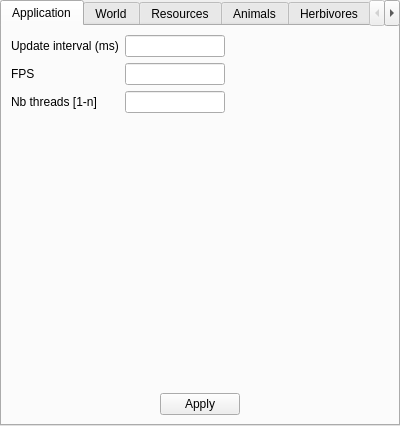
<?xml version="1.0" encoding="UTF-8"?>
<ui version="4.0">
 <class>ParametersWidget</class>
 <widget class="QTabWidget" name="ParametersWidget">
  <property name="geometry">
   <rect>
    <x>0</x>
    <y>0</y>
    <width>400</width>
    <height>426</height>
   </rect>
  </property>
  <property name="windowTitle">
   <string>Parameters</string>
  </property>
  <property name="currentIndex">
   <number>0</number>
  </property>
  <widget class="QWidget" name="tab">
   <attribute name="title">
    <string>Application</string>
   </attribute>
   <layout class="QVBoxLayout" name="verticalLayout">
    <item>
     <layout class="QFormLayout" name="formLayout">
      <item row="1" column="0">
       <widget class="QLabel" name="label_7">
        <property name="text">
         <string>Update interval (ms)</string>
        </property>
       </widget>
      </item>
      <item row="1" column="1">
       <widget class="QLineEdit" name="updateInterval">
        <property name="maximumSize">
         <size>
          <width>100</width>
          <height>16777215</height>
         </size>
        </property>
        <property name="text">
         <string/>
        </property>
       </widget>
      </item>
      <item row="2" column="0">
       <widget class="QLabel" name="label_14b">
        <property name="text">
         <string>FPS</string>
        </property>
       </widget>
      </item>
      <item row="2" column="1">
       <widget class="QLineEdit" name="FPS">
        <property name="maximumSize">
         <size>
          <width>100</width>
          <height>16777215</height>
         </size>
        </property>
        <property name="text">
         <string/>
        </property>
       </widget>
      </item>
      <item row="3" column="0">
       <widget class="QLabel" name="label_14">
        <property name="text">
         <string>Nb threads [1-n]</string>
        </property>
       </widget>
      </item>
      <item row="3" column="1">
       <widget class="QLineEdit" name="nbThreads">
        <property name="maximumSize">
         <size>
          <width>100</width>
          <height>16777215</height>
         </size>
        </property>
        <property name="text">
         <string/>
        </property>
       </widget>
      </item>
     </layout>
    </item>
    <item>
     <layout class="QHBoxLayout" name="horizontalLayout">
      <property name="topMargin">
       <number>0</number>
      </property>
      <item>
       <spacer name="horizontalSpacer">
        <property name="orientation">
         <enum>Qt::Horizontal</enum>
        </property>
        <property name="sizeHint" stdset="0">
         <size>
          <width>40</width>
          <height>20</height>
         </size>
        </property>
       </spacer>
      </item>
      <item>
       <widget class="QPushButton" name="buttonUI">
        <property name="text">
         <string>Apply</string>
        </property>
       </widget>
      </item>
      <item>
       <spacer name="horizontalSpacer_2">
        <property name="orientation">
         <enum>Qt::Horizontal</enum>
        </property>
        <property name="sizeHint" stdset="0">
         <size>
          <width>40</width>
          <height>20</height>
         </size>
        </property>
       </spacer>
      </item>
     </layout>
    </item>
   </layout>
  </widget>
  <widget class="QWidget" name="tab_1">
   <attribute name="title">
    <string>World</string>
   </attribute>
   <layout class="QVBoxLayout" name="verticalLayout_2">
    <item>
     <widget class="QGroupBox" name="groupBox_4">
      <property name="title">
       <string>Size</string>
      </property>
      <layout class="QFormLayout" name="formLayout_3">
       <item row="0" column="0">
        <widget class="QLabel" name="label_2">
         <property name="minimumSize">
          <size>
           <width>100</width>
           <height>0</height>
          </size>
         </property>
         <property name="text">
          <string>Width</string>
         </property>
        </widget>
       </item>
       <item row="0" column="1">
        <widget class="QLineEdit" name="worldWidth">
         <property name="maximumSize">
          <size>
           <width>100</width>
           <height>16777215</height>
          </size>
         </property>
         <property name="text">
          <string/>
         </property>
        </widget>
       </item>
       <item row="1" column="0">
        <widget class="QLabel" name="label_4">
         <property name="minimumSize">
          <size>
           <width>100</width>
           <height>0</height>
          </size>
         </property>
         <property name="text">
          <string>Height</string>
         </property>
        </widget>
       </item>
       <item row="1" column="1">
        <widget class="QLineEdit" name="worldHeight">
         <property name="maximumSize">
          <size>
           <width>100</width>
           <height>16777215</height>
          </size>
         </property>
         <property name="text">
          <string/>
         </property>
        </widget>
       </item>
      </layout>
     </widget>
    </item>
    <item>
     <widget class="QGroupBox" name="groupBox_5">
      <property name="title">
       <string>Livings</string>
      </property>
      <layout class="QFormLayout" name="formLayout_7">
       <item row="0" column="0">
        <widget class="QLabel" name="label_3">
         <property name="text">
          <string>Min number of herbivores</string>
         </property>
        </widget>
       </item>
       <item row="0" column="1">
        <widget class="QLineEdit" name="minNumberHerbivores">
         <property name="maximumSize">
          <size>
           <width>100</width>
           <height>100</height>
          </size>
         </property>
         <property name="text">
          <string/>
         </property>
        </widget>
       </item>
       <item row="1" column="0">
        <widget class="QLabel" name="label_5">
         <property name="text">
          <string>Min number of carnivores</string>
         </property>
        </widget>
       </item>
       <item row="1" column="1">
        <widget class="QLineEdit" name="minNumberCarnivores">
         <property name="maximumSize">
          <size>
           <width>100</width>
           <height>16777215</height>
          </size>
         </property>
         <property name="text">
          <string/>
         </property>
        </widget>
       </item>
      </layout>
     </widget>
    </item>
    <item>
     <spacer name="verticalSpacer">
      <property name="orientation">
       <enum>Qt::Vertical</enum>
      </property>
      <property name="sizeHint" stdset="0">
       <size>
        <width>20</width>
        <height>40</height>
       </size>
      </property>
     </spacer>
    </item>
    <item>
     <layout class="QHBoxLayout" name="horizontalLayout_2">
      <item>
       <spacer name="horizontalSpacer_3">
        <property name="orientation">
         <enum>Qt::Horizontal</enum>
        </property>
        <property name="sizeHint" stdset="0">
         <size>
          <width>40</width>
          <height>20</height>
         </size>
        </property>
       </spacer>
      </item>
      <item>
       <widget class="QPushButton" name="buttonWorld">
        <property name="text">
         <string>Apply</string>
        </property>
       </widget>
      </item>
      <item>
       <spacer name="horizontalSpacer_4">
        <property name="orientation">
         <enum>Qt::Horizontal</enum>
        </property>
        <property name="sizeHint" stdset="0">
         <size>
          <width>40</width>
          <height>20</height>
         </size>
        </property>
       </spacer>
      </item>
     </layout>
    </item>
   </layout>
  </widget>
  <widget class="QWidget" name="tab_2">
   <attribute name="title">
    <string>Resources</string>
   </attribute>
   <layout class="QVBoxLayout" name="verticalLayout_3">
    <item>
     <widget class="QGroupBox" name="groupBox">
      <property name="title">
       <string>Vegetal</string>
      </property>
      <layout class="QFormLayout" name="formLayout_4">
       <item row="0" column="0">
        <widget class="QLabel" name="label_25">
         <property name="minimumSize">
          <size>
           <width>150</width>
           <height>0</height>
          </size>
         </property>
         <property name="text">
          <string>Vegetal evolution</string>
         </property>
        </widget>
       </item>
       <item row="0" column="1">
        <widget class="QLineEdit" name="vegetalEvolution">
         <property name="maximumSize">
          <size>
           <width>100</width>
           <height>16777215</height>
          </size>
         </property>
         <property name="text">
          <string/>
         </property>
        </widget>
       </item>
       <item row="1" column="0">
        <widget class="QLabel" name="label_9">
         <property name="minimumSize">
          <size>
           <width>150</width>
           <height>0</height>
          </size>
         </property>
         <property name="text">
          <string>Vegetal max quantity</string>
         </property>
        </widget>
       </item>
       <item row="1" column="1">
        <widget class="QLineEdit" name="vegetalMaxQuantity">
         <property name="maximumSize">
          <size>
           <width>100</width>
           <height>16777215</height>
          </size>
         </property>
         <property name="text">
          <string/>
         </property>
        </widget>
       </item>
      </layout>
     </widget>
    </item>
    <item>
     <widget class="QGroupBox" name="groupBox_2">
      <property name="title">
       <string>Water</string>
      </property>
      <layout class="QFormLayout" name="formLayout_5">
       <item row="0" column="0">
        <widget class="QLabel" name="label_11">
         <property name="minimumSize">
          <size>
           <width>150</width>
           <height>0</height>
          </size>
         </property>
         <property name="text">
          <string>Water max quantity</string>
         </property>
        </widget>
       </item>
       <item row="0" column="1">
        <widget class="QLineEdit" name="waterMaxQantity">
         <property name="maximumSize">
          <size>
           <width>100</width>
           <height>16777215</height>
          </size>
         </property>
         <property name="text">
          <string/>
         </property>
        </widget>
       </item>
       <item row="1" column="0">
        <widget class="QLabel" name="label_13">
         <property name="minimumSize">
          <size>
           <width>150</width>
           <height>0</height>
          </size>
         </property>
         <property name="text">
          <string>Water evolution</string>
         </property>
        </widget>
       </item>
       <item row="1" column="1">
        <widget class="QLineEdit" name="waterEvolution">
         <property name="maximumSize">
          <size>
           <width>100</width>
           <height>16777215</height>
          </size>
         </property>
         <property name="text">
          <string/>
         </property>
        </widget>
       </item>
      </layout>
     </widget>
    </item>
    <item>
     <widget class="QGroupBox" name="groupBox_3">
      <property name="title">
       <string>Meat</string>
      </property>
      <layout class="QFormLayout" name="formLayout_6">
       <item row="0" column="0">
        <widget class="QLabel" name="label_28">
         <property name="minimumSize">
          <size>
           <width>150</width>
           <height>0</height>
          </size>
         </property>
         <property name="text">
          <string>Meat evolution</string>
         </property>
        </widget>
       </item>
       <item row="0" column="1">
        <widget class="QLineEdit" name="meatEvolution">
         <property name="maximumSize">
          <size>
           <width>100</width>
           <height>16777215</height>
          </size>
         </property>
         <property name="text">
          <string/>
         </property>
        </widget>
       </item>
      </layout>
     </widget>
    </item>
    <item>
     <layout class="QHBoxLayout" name="horizontalLayout_3">
      <item>
       <spacer name="horizontalSpacer_5">
        <property name="orientation">
         <enum>Qt::Horizontal</enum>
        </property>
        <property name="sizeHint" stdset="0">
         <size>
          <width>40</width>
          <height>20</height>
         </size>
        </property>
       </spacer>
      </item>
      <item>
       <widget class="QPushButton" name="buttonResources">
        <property name="text">
         <string>Apply</string>
        </property>
       </widget>
      </item>
      <item>
       <spacer name="horizontalSpacer_6">
        <property name="orientation">
         <enum>Qt::Horizontal</enum>
        </property>
        <property name="sizeHint" stdset="0">
         <size>
          <width>40</width>
          <height>20</height>
         </size>
        </property>
       </spacer>
      </item>
     </layout>
    </item>
   </layout>
  </widget>
  <widget class="QWidget" name="tab_3">
   <attribute name="title">
    <string>Animals</string>
   </attribute>
   <layout class="QVBoxLayout" name="verticalLayout_4">
    <item>
     <widget class="QScrollArea" name="scrollArea">
      <property name="widgetResizable">
       <bool>true</bool>
      </property>
      <widget class="QWidget" name="scrollAreaWidgetContents">
       <property name="geometry">
        <rect>
         <x>0</x>
         <y>0</y>
         <width>363</width>
         <height>576</height>
        </rect>
       </property>
       <layout class="QVBoxLayout" name="verticalLayout_5">
        <item>
         <widget class="QGroupBox" name="groupBox_6">
          <property name="title">
           <string>General</string>
          </property>
          <layout class="QFormLayout" name="formLayout_2">
           <item row="0" column="0">
            <widget class="QLabel" name="label_29">
             <property name="text">
              <string>Attack angle</string>
             </property>
            </widget>
           </item>
           <item row="0" column="1">
            <widget class="QLineEdit" name="attackAngle">
             <property name="maximumSize">
              <size>
               <width>100</width>
               <height>16777215</height>
              </size>
             </property>
             <property name="text">
              <string/>
             </property>
            </widget>
           </item>
           <item row="1" column="0">
            <widget class="QLabel" name="label_16">
             <property name="text">
              <string>Initial radius</string>
             </property>
            </widget>
           </item>
           <item row="1" column="1">
            <widget class="QLineEdit" name="initialRadius">
             <property name="maximumSize">
              <size>
               <width>100</width>
               <height>16777215</height>
              </size>
             </property>
             <property name="text">
              <string/>
             </property>
            </widget>
           </item>
           <item row="2" column="0">
            <widget class="QLabel" name="label_12">
             <property name="text">
              <string>Max speed</string>
             </property>
            </widget>
           </item>
           <item row="2" column="1">
            <widget class="QLineEdit" name="animalMaxSpeed">
             <property name="maximumSize">
              <size>
               <width>100</width>
               <height>16777215</height>
              </size>
             </property>
             <property name="text">
              <string/>
             </property>
            </widget>
           </item>
           <item row="3" column="0">
            <widget class="QLabel" name="label_18">
             <property name="text">
              <string>Max health</string>
             </property>
            </widget>
           </item>
           <item row="3" column="1">
            <widget class="QLineEdit" name="maxHealth">
             <property name="maximumSize">
              <size>
               <width>100</width>
               <height>16777215</height>
              </size>
             </property>
             <property name="text">
              <string/>
             </property>
            </widget>
           </item>
           <item row="4" column="0">
            <widget class="QLabel" name="label_24">
             <property name="text">
              <string>Max fear</string>
             </property>
            </widget>
           </item>
           <item row="4" column="1">
            <widget class="QLineEdit" name="maxFear">
             <property name="maximumSize">
              <size>
               <width>100</width>
               <height>16777215</height>
              </size>
             </property>
             <property name="text">
              <string/>
             </property>
            </widget>
           </item>
          </layout>
         </widget>
        </item>
        <item>
         <widget class="QGroupBox" name="groupBox_7">
          <property name="title">
           <string>Food</string>
          </property>
          <layout class="QFormLayout" name="formLayout_9">
           <item row="0" column="0">
            <widget class="QLabel" name="label_22">
             <property name="text">
              <string>Max hunger</string>
             </property>
            </widget>
           </item>
           <item row="0" column="1">
            <widget class="QLineEdit" name="maxHunger">
             <property name="maximumSize">
              <size>
               <width>100</width>
               <height>16777215</height>
              </size>
             </property>
             <property name="text">
              <string/>
             </property>
            </widget>
           </item>
           <item row="1" column="0">
            <widget class="QLabel" name="label_23">
             <property name="text">
              <string>Max thirst</string>
             </property>
            </widget>
           </item>
           <item row="1" column="1">
            <widget class="QLineEdit" name="maxThirst">
             <property name="maximumSize">
              <size>
               <width>100</width>
               <height>16777215</height>
              </size>
             </property>
             <property name="text">
              <string/>
             </property>
            </widget>
           </item>
           <item row="2" column="0">
            <widget class="QLabel" name="label_21">
             <property name="text">
              <string>Max speed to eat/drink</string>
             </property>
            </widget>
           </item>
           <item row="2" column="1">
            <widget class="QLineEdit" name="maxSpeedEating">
             <property name="maximumSize">
              <size>
               <width>100</width>
               <height>16777215</height>
              </size>
             </property>
             <property name="text">
              <string/>
             </property>
            </widget>
           </item>
          </layout>
         </widget>
        </item>
        <item>
         <widget class="QGroupBox" name="groupBox_8">
          <property name="title">
           <string>Mating</string>
          </property>
          <layout class="QFormLayout" name="formLayout_10">
           <item row="1" column="0">
            <widget class="QLabel" name="label_26">
             <property name="text">
              <string>Max children per animal</string>
             </property>
            </widget>
           </item>
           <item row="1" column="1">
            <widget class="QLineEdit" name="maxChildren">
             <property name="maximumSize">
              <size>
               <width>100</width>
               <height>16777215</height>
              </size>
             </property>
             <property name="text">
              <string/>
             </property>
            </widget>
           </item>
           <item row="0" column="0">
            <widget class="QLabel" name="label_15">
             <property name="text">
              <string>Max mating</string>
             </property>
            </widget>
           </item>
           <item row="0" column="1">
            <widget class="QLineEdit" name="maxMating">
             <property name="maximumSize">
              <size>
               <width>100</width>
               <height>16777215</height>
              </size>
             </property>
             <property name="text">
              <string/>
             </property>
            </widget>
           </item>
          </layout>
         </widget>
        </item>
        <item>
         <widget class="QGroupBox" name="groupBox_9">
          <property name="title">
           <string>Energy</string>
          </property>
          <layout class="QFormLayout" name="formLayout_11">
           <item row="0" column="0">
            <widget class="QLabel" name="label_19">
             <property name="text">
              <string>Default energy</string>
             </property>
            </widget>
           </item>
           <item row="0" column="1">
            <widget class="QLineEdit" name="defaultEnergy">
             <property name="maximumSize">
              <size>
               <width>100</width>
               <height>16777215</height>
              </size>
             </property>
             <property name="text">
              <string/>
             </property>
            </widget>
           </item>
           <item row="1" column="0">
            <widget class="QLabel" name="label_6">
             <property name="text">
              <string>Energy recuperation</string>
             </property>
            </widget>
           </item>
           <item row="1" column="1">
            <widget class="QLineEdit" name="energyRecup">
             <property name="maximumSize">
              <size>
               <width>100</width>
               <height>16777215</height>
              </size>
             </property>
             <property name="text">
              <string/>
             </property>
            </widget>
           </item>
          </layout>
         </widget>
        </item>
       </layout>
      </widget>
     </widget>
    </item>
    <item>
     <layout class="QHBoxLayout" name="horizontalLayout_4">
      <property name="topMargin">
       <number>0</number>
      </property>
      <item>
       <spacer name="horizontalSpacer_7">
        <property name="orientation">
         <enum>Qt::Horizontal</enum>
        </property>
        <property name="sizeHint" stdset="0">
         <size>
          <width>40</width>
          <height>20</height>
         </size>
        </property>
       </spacer>
      </item>
      <item>
       <widget class="QPushButton" name="buttonAnimals">
        <property name="text">
         <string>Apply</string>
        </property>
       </widget>
      </item>
      <item>
       <spacer name="horizontalSpacer_8">
        <property name="orientation">
         <enum>Qt::Horizontal</enum>
        </property>
        <property name="sizeHint" stdset="0">
         <size>
          <width>40</width>
          <height>20</height>
         </size>
        </property>
       </spacer>
      </item>
     </layout>
    </item>
   </layout>
  </widget>
  <widget class="QWidget" name="tab_4">
   <attribute name="title">
    <string>Herbivores</string>
   </attribute>
   <layout class="QVBoxLayout" name="verticalLayout_6">
    <item>
     <layout class="QFormLayout" name="formLayout_8">
      <item row="0" column="0">
       <widget class="QLabel" name="label_38">
        <property name="text">
         <string>Fatness evolution</string>
        </property>
       </widget>
      </item>
      <item row="0" column="1">
       <widget class="QLineEdit" name="herbivoreFatnessEvolution">
        <property name="maximumSize">
         <size>
          <width>100</width>
          <height>16777215</height>
         </size>
        </property>
        <property name="text">
         <string/>
        </property>
       </widget>
      </item>
      <item row="1" column="0">
       <widget class="QLabel" name="label_30">
        <property name="text">
         <string>Attack</string>
        </property>
       </widget>
      </item>
      <item row="1" column="1">
       <widget class="QLineEdit" name="herbivoreAttack">
        <property name="maximumSize">
         <size>
          <width>100</width>
          <height>16777215</height>
         </size>
        </property>
        <property name="text">
         <string/>
        </property>
       </widget>
      </item>
     </layout>
    </item>
    <item>
     <spacer name="verticalSpacer_2">
      <property name="orientation">
       <enum>Qt::Vertical</enum>
      </property>
      <property name="sizeHint" stdset="0">
       <size>
        <width>20</width>
        <height>40</height>
       </size>
      </property>
     </spacer>
    </item>
    <item>
     <layout class="QHBoxLayout" name="horizontalLayout_5">
      <item>
       <spacer name="horizontalSpacer_9">
        <property name="orientation">
         <enum>Qt::Horizontal</enum>
        </property>
        <property name="sizeHint" stdset="0">
         <size>
          <width>40</width>
          <height>20</height>
         </size>
        </property>
       </spacer>
      </item>
      <item>
       <widget class="QPushButton" name="buttonHerbivores">
        <property name="text">
         <string>Apply</string>
        </property>
       </widget>
      </item>
      <item>
       <spacer name="horizontalSpacer_10">
        <property name="orientation">
         <enum>Qt::Horizontal</enum>
        </property>
        <property name="sizeHint" stdset="0">
         <size>
          <width>40</width>
          <height>20</height>
         </size>
        </property>
       </spacer>
      </item>
     </layout>
    </item>
   </layout>
  </widget>
  <widget class="QWidget" name="tab_5">
   <attribute name="title">
    <string>Carnivores</string>
   </attribute>
   <layout class="QVBoxLayout" name="verticalLayout_7">
    <item>
     <layout class="QFormLayout" name="formLayout_12">
      <item row="0" column="0">
       <widget class="QLabel" name="label_37">
        <property name="text">
         <string>Fatness evolution</string>
        </property>
       </widget>
      </item>
      <item row="0" column="1">
       <widget class="QLineEdit" name="carnivoreFatnessEvolution">
        <property name="maximumSize">
         <size>
          <width>100</width>
          <height>16777215</height>
         </size>
        </property>
        <property name="text">
         <string/>
        </property>
       </widget>
      </item>
      <item row="1" column="0">
       <widget class="QLabel" name="label_20">
        <property name="text">
         <string>Attack</string>
        </property>
       </widget>
      </item>
      <item row="1" column="1">
       <widget class="QLineEdit" name="carnivoreAttack">
        <property name="maximumSize">
         <size>
          <width>100</width>
          <height>16777215</height>
         </size>
        </property>
        <property name="text">
         <string/>
        </property>
       </widget>
      </item>
     </layout>
    </item>
    <item>
     <spacer name="verticalSpacer_3">
      <property name="orientation">
       <enum>Qt::Vertical</enum>
      </property>
      <property name="sizeHint" stdset="0">
       <size>
        <width>20</width>
        <height>40</height>
       </size>
      </property>
     </spacer>
    </item>
    <item>
     <layout class="QHBoxLayout" name="horizontalLayout_6">
      <item>
       <spacer name="horizontalSpacer_11">
        <property name="orientation">
         <enum>Qt::Horizontal</enum>
        </property>
        <property name="sizeHint" stdset="0">
         <size>
          <width>40</width>
          <height>20</height>
         </size>
        </property>
       </spacer>
      </item>
      <item>
       <widget class="QPushButton" name="buttonCarnivores">
        <property name="text">
         <string>Apply</string>
        </property>
       </widget>
      </item>
      <item>
       <spacer name="horizontalSpacer_12">
        <property name="orientation">
         <enum>Qt::Horizontal</enum>
        </property>
        <property name="sizeHint" stdset="0">
         <size>
          <width>40</width>
          <height>20</height>
         </size>
        </property>
       </spacer>
      </item>
     </layout>
    </item>
   </layout>
  </widget>
  <widget class="QWidget" name="tab_6">
   <attribute name="title">
    <string>Neural networks</string>
   </attribute>
   <layout class="QVBoxLayout" name="verticalLayout_8">
    <item>
     <widget class="QGroupBox" name="groupBox_10">
      <property name="title">
       <string>Weight change during reproduction</string>
      </property>
      <layout class="QFormLayout" name="formLayout_13">
       <item row="0" column="0">
        <widget class="QLabel" name="label_31">
         <property name="text">
          <string>Weight change probability</string>
         </property>
        </widget>
       </item>
       <item row="0" column="1">
        <widget class="QLineEdit" name="weightChangeProbability">
         <property name="maximumSize">
          <size>
           <width>100</width>
           <height>16777215</height>
          </size>
         </property>
         <property name="text">
          <string/>
         </property>
        </widget>
       </item>
       <item row="1" column="0">
        <widget class="QLabel" name="label_32">
         <property name="text">
          <string>Weight change average value</string>
         </property>
        </widget>
       </item>
       <item row="1" column="1">
        <widget class="QLineEdit" name="weightChangeAverageValue">
         <property name="maximumSize">
          <size>
           <width>100</width>
           <height>16777215</height>
          </size>
         </property>
         <property name="text">
          <string/>
         </property>
        </widget>
       </item>
       <item row="2" column="0">
        <widget class="QLabel" name="label_33">
         <property name="text">
          <string>Weight change standart deviation</string>
         </property>
        </widget>
       </item>
       <item row="2" column="1">
        <widget class="QLineEdit" name="weightChangeStandartDeviation">
         <property name="maximumSize">
          <size>
           <width>100</width>
           <height>16777215</height>
          </size>
         </property>
         <property name="text">
          <string/>
         </property>
        </widget>
       </item>
      </layout>
     </widget>
    </item>
    <item>
     <spacer name="verticalSpacer_4">
      <property name="orientation">
       <enum>Qt::Vertical</enum>
      </property>
      <property name="sizeHint" stdset="0">
       <size>
        <width>20</width>
        <height>40</height>
       </size>
      </property>
     </spacer>
    </item>
    <item>
     <layout class="QHBoxLayout" name="horizontalLayout_7">
      <item>
       <spacer name="horizontalSpacer_13">
        <property name="orientation">
         <enum>Qt::Horizontal</enum>
        </property>
        <property name="sizeHint" stdset="0">
         <size>
          <width>40</width>
          <height>20</height>
         </size>
        </property>
       </spacer>
      </item>
      <item>
       <widget class="QPushButton" name="buttonNN">
        <property name="text">
         <string>Apply</string>
        </property>
       </widget>
      </item>
      <item>
       <spacer name="horizontalSpacer_14">
        <property name="orientation">
         <enum>Qt::Horizontal</enum>
        </property>
        <property name="sizeHint" stdset="0">
         <size>
          <width>40</width>
          <height>20</height>
         </size>
        </property>
       </spacer>
      </item>
     </layout>
    </item>
   </layout>
  </widget>
 </widget>
 <resources/>
 <connections/>
</ui>
